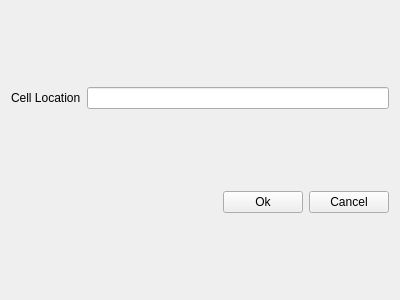
<?xml version="1.0" encoding="UTF-8"?>
<ui version="4.0">
 <class>Form</class>
 <widget class="QWidget" name="Form">
  <property name="geometry">
   <rect>
    <x>0</x>
    <y>0</y>
    <width>400</width>
    <height>300</height>
   </rect>
  </property>
  <property name="windowTitle">
   <string>Form</string>
  </property>
  <layout class="QGridLayout" name="gridLayout">
   <item row="0" column="0" colspan="2">
    <layout class="QHBoxLayout" name="horizontalLayout_2">
     <item>
      <widget class="QLabel" name="label">
       <property name="text">
        <string>Cell Location</string>
       </property>
      </widget>
     </item>
     <item>
      <widget class="QLineEdit" name="lineEdit"/>
     </item>
    </layout>
   </item>
   <item row="1" column="0">
    <spacer name="horizontalSpacer">
     <property name="orientation">
      <enum>Qt::Horizontal</enum>
     </property>
     <property name="sizeHint" stdset="0">
      <size>
       <width>195</width>
       <height>20</height>
      </size>
     </property>
    </spacer>
   </item>
   <item row="1" column="1">
    <layout class="QHBoxLayout" name="horizontalLayout">
     <item>
      <widget class="QPushButton" name="pushButton">
       <property name="text">
        <string>Ok</string>
       </property>
      </widget>
     </item>
     <item>
      <widget class="QPushButton" name="pushButton_2">
       <property name="text">
        <string>Cancel</string>
       </property>
      </widget>
     </item>
    </layout>
   </item>
  </layout>
  <zorder>label</zorder>
  <zorder>lineEdit</zorder>
  <zorder>pushButton</zorder>
  <zorder>pushButton_2</zorder>
  <zorder>pushButton</zorder>
  <zorder>horizontalSpacer</zorder>
 </widget>
 <resources/>
 <connections/>
</ui>
